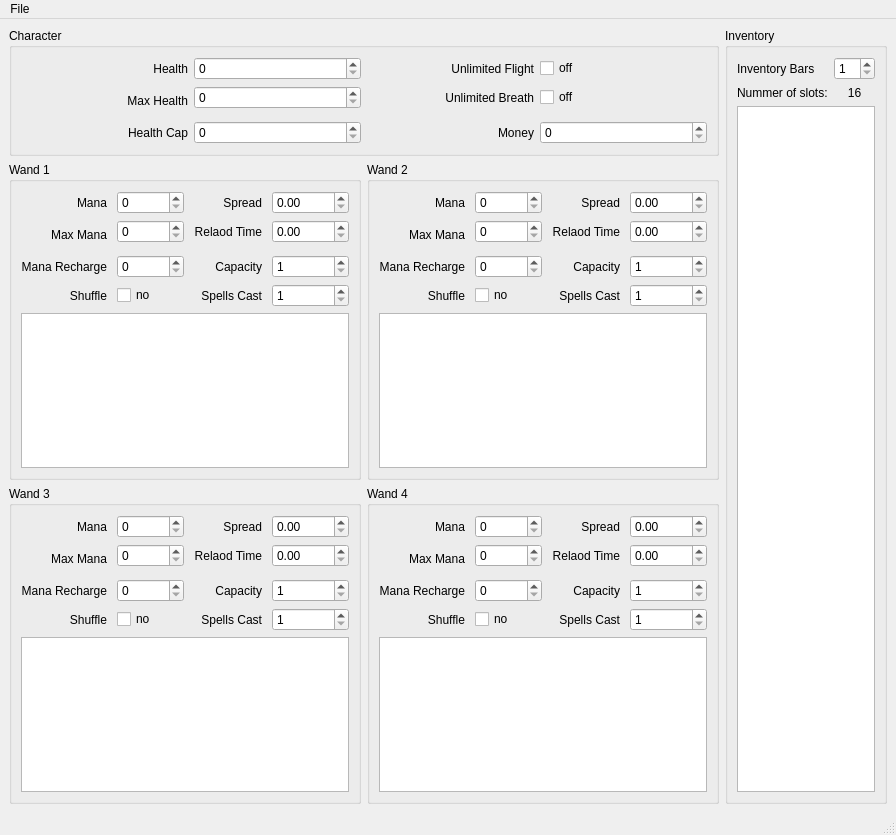
<?xml version="1.0" encoding="UTF-8"?>
<ui version="4.0">
 <class>MainWindow</class>
 <widget class="QMainWindow" name="MainWindow">
  <property name="geometry">
   <rect>
    <x>0</x>
    <y>0</y>
    <width>864</width>
    <height>835</height>
   </rect>
  </property>
  <property name="windowTitle">
   <string>Noita Save-Editor</string>
  </property>
  <widget class="QWidget" name="centralwidget">
   <layout class="QHBoxLayout" name="horizontalLayout">
    <item>
     <layout class="QVBoxLayout" name="verticalLayout_7">
      <item>
       <widget class="QGroupBox" name="groupBox">
        <property name="title">
         <string>Character</string>
        </property>
        <layout class="QVBoxLayout" name="verticalLayout">
         <item>
          <layout class="QGridLayout" name="gridLayout">
           <property name="leftMargin">
            <number>0</number>
           </property>
           <item row="1" column="0" rowspan="2">
            <widget class="QLabel" name="label_2">
             <property name="layoutDirection">
              <enum>Qt::LeftToRight</enum>
             </property>
             <property name="text">
              <string>Max Health</string>
             </property>
             <property name="alignment">
              <set>Qt::AlignRight|Qt::AlignTrailing|Qt::AlignVCenter</set>
             </property>
            </widget>
           </item>
           <item row="0" column="3">
            <widget class="QCheckBox" name="unlimited_flight_check">
             <property name="text">
              <string>off</string>
             </property>
            </widget>
           </item>
           <item row="3" column="0">
            <widget class="QLabel" name="label_3">
             <property name="layoutDirection">
              <enum>Qt::LeftToRight</enum>
             </property>
             <property name="text">
              <string>Health Cap</string>
             </property>
             <property name="alignment">
              <set>Qt::AlignRight|Qt::AlignTrailing|Qt::AlignVCenter</set>
             </property>
            </widget>
           </item>
           <item row="0" column="2">
            <widget class="QLabel" name="label_4">
             <property name="layoutDirection">
              <enum>Qt::LeftToRight</enum>
             </property>
             <property name="text">
              <string>Unlimited Flight</string>
             </property>
             <property name="alignment">
              <set>Qt::AlignRight|Qt::AlignTrailing|Qt::AlignVCenter</set>
             </property>
            </widget>
           </item>
           <item row="1" column="3">
            <widget class="QCheckBox" name="unlimited_breath_check">
             <property name="text">
              <string>off</string>
             </property>
            </widget>
           </item>
           <item row="0" column="0">
            <widget class="QLabel" name="label">
             <property name="layoutDirection">
              <enum>Qt::LeftToRight</enum>
             </property>
             <property name="text">
              <string>Health</string>
             </property>
             <property name="alignment">
              <set>Qt::AlignRight|Qt::AlignTrailing|Qt::AlignVCenter</set>
             </property>
            </widget>
           </item>
           <item row="3" column="2">
            <widget class="QLabel" name="label_6">
             <property name="layoutDirection">
              <enum>Qt::LeftToRight</enum>
             </property>
             <property name="text">
              <string>Money</string>
             </property>
             <property name="alignment">
              <set>Qt::AlignRight|Qt::AlignTrailing|Qt::AlignVCenter</set>
             </property>
            </widget>
           </item>
           <item row="1" column="2">
            <widget class="QLabel" name="label_5">
             <property name="layoutDirection">
              <enum>Qt::LeftToRight</enum>
             </property>
             <property name="text">
              <string>Unlimited Breath</string>
             </property>
             <property name="alignment">
              <set>Qt::AlignRight|Qt::AlignTrailing|Qt::AlignVCenter</set>
             </property>
            </widget>
           </item>
           <item row="0" column="1">
            <widget class="QSpinBox" name="health_edit">
             <property name="frame">
              <bool>true</bool>
             </property>
             <property name="maximum">
              <number>999999999</number>
             </property>
             <property name="singleStep">
              <number>10</number>
             </property>
            </widget>
           </item>
           <item row="1" column="1">
            <widget class="QSpinBox" name="max_health_edit">
             <property name="maximum">
              <number>999999999</number>
             </property>
             <property name="singleStep">
              <number>10</number>
             </property>
            </widget>
           </item>
           <item row="3" column="1">
            <widget class="QSpinBox" name="health_cap_edit">
             <property name="buttonSymbols">
              <enum>QAbstractSpinBox::UpDownArrows</enum>
             </property>
             <property name="maximum">
              <number>999999999</number>
             </property>
             <property name="singleStep">
              <number>10</number>
             </property>
            </widget>
           </item>
           <item row="3" column="3">
            <widget class="QSpinBox" name="money_edit">
             <property name="maximum">
              <number>999999999</number>
             </property>
             <property name="singleStep">
              <number>100</number>
             </property>
            </widget>
           </item>
          </layout>
         </item>
        </layout>
       </widget>
      </item>
      <item>
       <layout class="QGridLayout" name="gridLayout_6">
        <item row="1" column="1">
         <widget class="QGroupBox" name="wand_4_group_box">
          <property name="title">
           <string>Wand 4</string>
          </property>
          <layout class="QVBoxLayout" name="verticalLayout_6">
           <item>
            <layout class="QGridLayout" name="gridLayout_5">
             <property name="horizontalSpacing">
              <number>10</number>
             </property>
             <item row="3" column="2">
              <widget class="QLabel" name="label_31">
               <property name="text">
                <string>Capacity</string>
               </property>
               <property name="alignment">
                <set>Qt::AlignRight|Qt::AlignTrailing|Qt::AlignVCenter</set>
               </property>
              </widget>
             </item>
             <item row="1" column="3">
              <widget class="QDoubleSpinBox" name="wand_4_reload_time_edit">
               <property name="maximum">
                <double>36000.000000000000000</double>
               </property>
              </widget>
             </item>
             <item row="0" column="2">
              <widget class="QLabel" name="label_32">
               <property name="text">
                <string>Spread</string>
               </property>
               <property name="alignment">
                <set>Qt::AlignRight|Qt::AlignTrailing|Qt::AlignVCenter</set>
               </property>
              </widget>
             </item>
             <item row="1" column="2">
              <widget class="QLabel" name="label_33">
               <property name="text">
                <string>Relaod Time</string>
               </property>
               <property name="alignment">
                <set>Qt::AlignRight|Qt::AlignTrailing|Qt::AlignVCenter</set>
               </property>
              </widget>
             </item>
             <item row="0" column="0">
              <widget class="QLabel" name="label_34">
               <property name="text">
                <string>Mana</string>
               </property>
               <property name="alignment">
                <set>Qt::AlignRight|Qt::AlignTrailing|Qt::AlignVCenter</set>
               </property>
              </widget>
             </item>
             <item row="1" column="0" rowspan="2">
              <widget class="QLabel" name="label_35">
               <property name="text">
                <string>Max Mana</string>
               </property>
               <property name="alignment">
                <set>Qt::AlignRight|Qt::AlignTrailing|Qt::AlignVCenter</set>
               </property>
              </widget>
             </item>
             <item row="3" column="0">
              <widget class="QLabel" name="label_36">
               <property name="text">
                <string>Mana Recharge</string>
               </property>
               <property name="alignment">
                <set>Qt::AlignRight|Qt::AlignTrailing|Qt::AlignVCenter</set>
               </property>
              </widget>
             </item>
             <item row="0" column="3">
              <widget class="QDoubleSpinBox" name="wand_4_spread_edit">
               <property name="maximum">
                <double>1800.000000000000000</double>
               </property>
              </widget>
             </item>
             <item row="4" column="0">
              <widget class="QLabel" name="label_37">
               <property name="text">
                <string>Shuffle</string>
               </property>
               <property name="alignment">
                <set>Qt::AlignRight|Qt::AlignTrailing|Qt::AlignVCenter</set>
               </property>
              </widget>
             </item>
             <item row="4" column="1">
              <widget class="QCheckBox" name="wand_4_shuffle_check">
               <property name="text">
                <string>no</string>
               </property>
              </widget>
             </item>
             <item row="4" column="2">
              <widget class="QLabel" name="label_38">
               <property name="text">
                <string>Spells Cast</string>
               </property>
               <property name="alignment">
                <set>Qt::AlignRight|Qt::AlignTrailing|Qt::AlignVCenter</set>
               </property>
              </widget>
             </item>
             <item row="4" column="3">
              <widget class="QSpinBox" name="wand_4_spells_cast_edit">
               <property name="minimum">
                <number>1</number>
               </property>
               <property name="maximum">
                <number>30</number>
               </property>
              </widget>
             </item>
             <item row="3" column="3">
              <widget class="QSpinBox" name="wand_4_capacity_edit">
               <property name="minimum">
                <number>1</number>
               </property>
               <property name="maximum">
                <number>30</number>
               </property>
              </widget>
             </item>
             <item row="0" column="1">
              <widget class="QSpinBox" name="wand_4_mana_edit">
               <property name="maximum">
                <number>999999999</number>
               </property>
               <property name="singleStep">
                <number>10</number>
               </property>
              </widget>
             </item>
             <item row="1" column="1">
              <widget class="QSpinBox" name="wand_4_max_mana_edit">
               <property name="maximum">
                <number>999999999</number>
               </property>
               <property name="singleStep">
                <number>10</number>
               </property>
              </widget>
             </item>
             <item row="3" column="1">
              <widget class="QSpinBox" name="wand_4_mana_recharge_edit">
               <property name="maximum">
                <number>999999999</number>
               </property>
               <property name="singleStep">
                <number>10</number>
               </property>
              </widget>
             </item>
            </layout>
           </item>
           <item>
            <widget class="QListWidget" name="wand_4_inventory_list"/>
           </item>
          </layout>
         </widget>
        </item>
        <item row="1" column="0">
         <widget class="QGroupBox" name="wand_3_group_box">
          <property name="title">
           <string>Wand 3</string>
          </property>
          <layout class="QVBoxLayout" name="verticalLayout_3">
           <item>
            <layout class="QGridLayout" name="gridLayout_3">
             <property name="horizontalSpacing">
              <number>10</number>
             </property>
             <item row="3" column="2">
              <widget class="QLabel" name="label_15">
               <property name="text">
                <string>Capacity</string>
               </property>
               <property name="alignment">
                <set>Qt::AlignRight|Qt::AlignTrailing|Qt::AlignVCenter</set>
               </property>
              </widget>
             </item>
             <item row="1" column="3">
              <widget class="QDoubleSpinBox" name="wand_3_reload_time_edit">
               <property name="maximum">
                <double>36000.000000000000000</double>
               </property>
              </widget>
             </item>
             <item row="0" column="2">
              <widget class="QLabel" name="label_16">
               <property name="text">
                <string>Spread</string>
               </property>
               <property name="alignment">
                <set>Qt::AlignRight|Qt::AlignTrailing|Qt::AlignVCenter</set>
               </property>
              </widget>
             </item>
             <item row="1" column="2">
              <widget class="QLabel" name="label_17">
               <property name="text">
                <string>Relaod Time</string>
               </property>
               <property name="alignment">
                <set>Qt::AlignRight|Qt::AlignTrailing|Qt::AlignVCenter</set>
               </property>
              </widget>
             </item>
             <item row="0" column="0">
              <widget class="QLabel" name="label_18">
               <property name="text">
                <string>Mana</string>
               </property>
               <property name="alignment">
                <set>Qt::AlignRight|Qt::AlignTrailing|Qt::AlignVCenter</set>
               </property>
              </widget>
             </item>
             <item row="1" column="0" rowspan="2">
              <widget class="QLabel" name="label_19">
               <property name="text">
                <string>Max Mana</string>
               </property>
               <property name="alignment">
                <set>Qt::AlignRight|Qt::AlignTrailing|Qt::AlignVCenter</set>
               </property>
              </widget>
             </item>
             <item row="3" column="0">
              <widget class="QLabel" name="label_20">
               <property name="text">
                <string>Mana Recharge</string>
               </property>
               <property name="alignment">
                <set>Qt::AlignRight|Qt::AlignTrailing|Qt::AlignVCenter</set>
               </property>
              </widget>
             </item>
             <item row="0" column="3">
              <widget class="QDoubleSpinBox" name="wand_3_spread_edit">
               <property name="maximum">
                <double>1800.000000000000000</double>
               </property>
              </widget>
             </item>
             <item row="4" column="0">
              <widget class="QLabel" name="label_21">
               <property name="text">
                <string>Shuffle</string>
               </property>
               <property name="alignment">
                <set>Qt::AlignRight|Qt::AlignTrailing|Qt::AlignVCenter</set>
               </property>
              </widget>
             </item>
             <item row="4" column="1">
              <widget class="QCheckBox" name="wand_3_shuffle_check">
               <property name="text">
                <string>no</string>
               </property>
              </widget>
             </item>
             <item row="4" column="2">
              <widget class="QLabel" name="label_22">
               <property name="text">
                <string>Spells Cast</string>
               </property>
               <property name="alignment">
                <set>Qt::AlignRight|Qt::AlignTrailing|Qt::AlignVCenter</set>
               </property>
              </widget>
             </item>
             <item row="4" column="3">
              <widget class="QSpinBox" name="wand_3_spells_cast_edit">
               <property name="minimum">
                <number>1</number>
               </property>
               <property name="maximum">
                <number>30</number>
               </property>
              </widget>
             </item>
             <item row="3" column="3">
              <widget class="QSpinBox" name="wand_3_capacity_edit">
               <property name="minimum">
                <number>1</number>
               </property>
               <property name="maximum">
                <number>30</number>
               </property>
              </widget>
             </item>
             <item row="0" column="1">
              <widget class="QSpinBox" name="wand_3_mana_edit">
               <property name="maximum">
                <number>999999999</number>
               </property>
               <property name="singleStep">
                <number>10</number>
               </property>
              </widget>
             </item>
             <item row="1" column="1">
              <widget class="QSpinBox" name="wand_3_max_mana_edit">
               <property name="maximum">
                <number>999999999</number>
               </property>
               <property name="singleStep">
                <number>10</number>
               </property>
              </widget>
             </item>
             <item row="3" column="1">
              <widget class="QSpinBox" name="wand_3_mana_recharge_edit">
               <property name="maximum">
                <number>999999999</number>
               </property>
               <property name="singleStep">
                <number>10</number>
               </property>
              </widget>
             </item>
            </layout>
           </item>
           <item>
            <widget class="QListWidget" name="wand_3_inventory_list"/>
           </item>
          </layout>
         </widget>
        </item>
        <item row="0" column="0">
         <widget class="QGroupBox" name="wand_1_group_box">
          <property name="title">
           <string>Wand 1</string>
          </property>
          <layout class="QVBoxLayout" name="verticalLayout_5">
           <item>
            <layout class="QGridLayout" name="gridLayout_4">
             <property name="horizontalSpacing">
              <number>10</number>
             </property>
             <property name="verticalSpacing">
              <number>6</number>
             </property>
             <item row="3" column="2">
              <widget class="QLabel" name="label_23">
               <property name="text">
                <string>Capacity</string>
               </property>
               <property name="alignment">
                <set>Qt::AlignRight|Qt::AlignTrailing|Qt::AlignVCenter</set>
               </property>
              </widget>
             </item>
             <item row="1" column="3">
              <widget class="QDoubleSpinBox" name="wand_1_reload_time_edit">
               <property name="maximum">
                <double>36000.000000000000000</double>
               </property>
              </widget>
             </item>
             <item row="0" column="2">
              <widget class="QLabel" name="label_24">
               <property name="text">
                <string>Spread</string>
               </property>
               <property name="alignment">
                <set>Qt::AlignRight|Qt::AlignTrailing|Qt::AlignVCenter</set>
               </property>
              </widget>
             </item>
             <item row="1" column="2">
              <widget class="QLabel" name="label_25">
               <property name="text">
                <string>Relaod Time</string>
               </property>
               <property name="alignment">
                <set>Qt::AlignRight|Qt::AlignTrailing|Qt::AlignVCenter</set>
               </property>
              </widget>
             </item>
             <item row="0" column="0">
              <widget class="QLabel" name="label_26">
               <property name="text">
                <string>Mana</string>
               </property>
               <property name="alignment">
                <set>Qt::AlignRight|Qt::AlignTrailing|Qt::AlignVCenter</set>
               </property>
              </widget>
             </item>
             <item row="1" column="0" rowspan="2">
              <widget class="QLabel" name="label_27">
               <property name="text">
                <string>Max Mana</string>
               </property>
               <property name="alignment">
                <set>Qt::AlignRight|Qt::AlignTrailing|Qt::AlignVCenter</set>
               </property>
              </widget>
             </item>
             <item row="3" column="0">
              <widget class="QLabel" name="label_28">
               <property name="text">
                <string>Mana Recharge</string>
               </property>
               <property name="alignment">
                <set>Qt::AlignRight|Qt::AlignTrailing|Qt::AlignVCenter</set>
               </property>
              </widget>
             </item>
             <item row="0" column="3">
              <widget class="QDoubleSpinBox" name="wand_1_spread_edit">
               <property name="maximum">
                <double>1800.000000000000000</double>
               </property>
              </widget>
             </item>
             <item row="4" column="0">
              <widget class="QLabel" name="label_29">
               <property name="text">
                <string>Shuffle</string>
               </property>
               <property name="alignment">
                <set>Qt::AlignRight|Qt::AlignTrailing|Qt::AlignVCenter</set>
               </property>
              </widget>
             </item>
             <item row="4" column="1">
              <widget class="QCheckBox" name="wand_1_shuffle_check">
               <property name="text">
                <string>no</string>
               </property>
              </widget>
             </item>
             <item row="4" column="2">
              <widget class="QLabel" name="label_30">
               <property name="text">
                <string>Spells Cast</string>
               </property>
               <property name="alignment">
                <set>Qt::AlignRight|Qt::AlignTrailing|Qt::AlignVCenter</set>
               </property>
              </widget>
             </item>
             <item row="4" column="3">
              <widget class="QSpinBox" name="wand_1_spells_cast_edit">
               <property name="minimum">
                <number>1</number>
               </property>
               <property name="maximum">
                <number>30</number>
               </property>
              </widget>
             </item>
             <item row="3" column="3">
              <widget class="QSpinBox" name="wand_1_capacity_edit">
               <property name="minimum">
                <number>1</number>
               </property>
               <property name="maximum">
                <number>30</number>
               </property>
              </widget>
             </item>
             <item row="0" column="1">
              <widget class="QSpinBox" name="wand_1_mana_edit">
               <property name="maximum">
                <number>999999999</number>
               </property>
               <property name="singleStep">
                <number>10</number>
               </property>
              </widget>
             </item>
             <item row="1" column="1">
              <widget class="QSpinBox" name="wand_1_max_mana_edit">
               <property name="maximum">
                <number>999999999</number>
               </property>
               <property name="singleStep">
                <number>10</number>
               </property>
              </widget>
             </item>
             <item row="3" column="1">
              <widget class="QSpinBox" name="wand_1_mana_recharge_edit">
               <property name="maximum">
                <number>999999999</number>
               </property>
               <property name="singleStep">
                <number>10</number>
               </property>
              </widget>
             </item>
            </layout>
           </item>
           <item>
            <widget class="QListWidget" name="wand_1_inventory_list"/>
           </item>
          </layout>
         </widget>
        </item>
        <item row="0" column="1">
         <widget class="QGroupBox" name="wand_2_group_box">
          <property name="title">
           <string>Wand 2</string>
          </property>
          <layout class="QVBoxLayout" name="verticalLayout_2">
           <item>
            <layout class="QGridLayout" name="gridLayout_2">
             <property name="horizontalSpacing">
              <number>10</number>
             </property>
             <item row="3" column="2">
              <widget class="QLabel" name="label_12">
               <property name="text">
                <string>Capacity</string>
               </property>
               <property name="alignment">
                <set>Qt::AlignRight|Qt::AlignTrailing|Qt::AlignVCenter</set>
               </property>
              </widget>
             </item>
             <item row="1" column="3">
              <widget class="QDoubleSpinBox" name="wand_2_reload_time_edit">
               <property name="maximum">
                <double>36000.000000000000000</double>
               </property>
              </widget>
             </item>
             <item row="0" column="2">
              <widget class="QLabel" name="label_8">
               <property name="text">
                <string>Spread</string>
               </property>
               <property name="alignment">
                <set>Qt::AlignRight|Qt::AlignTrailing|Qt::AlignVCenter</set>
               </property>
              </widget>
             </item>
             <item row="1" column="2">
              <widget class="QLabel" name="label_10">
               <property name="text">
                <string>Relaod Time</string>
               </property>
               <property name="alignment">
                <set>Qt::AlignRight|Qt::AlignTrailing|Qt::AlignVCenter</set>
               </property>
              </widget>
             </item>
             <item row="0" column="0">
              <widget class="QLabel" name="label_7">
               <property name="text">
                <string>Mana</string>
               </property>
               <property name="alignment">
                <set>Qt::AlignRight|Qt::AlignTrailing|Qt::AlignVCenter</set>
               </property>
              </widget>
             </item>
             <item row="1" column="0" rowspan="2">
              <widget class="QLabel" name="label_9">
               <property name="text">
                <string>Max Mana</string>
               </property>
               <property name="alignment">
                <set>Qt::AlignRight|Qt::AlignTrailing|Qt::AlignVCenter</set>
               </property>
              </widget>
             </item>
             <item row="3" column="0">
              <widget class="QLabel" name="label_11">
               <property name="text">
                <string>Mana Recharge</string>
               </property>
               <property name="alignment">
                <set>Qt::AlignRight|Qt::AlignTrailing|Qt::AlignVCenter</set>
               </property>
              </widget>
             </item>
             <item row="0" column="3">
              <widget class="QDoubleSpinBox" name="wand_2_spread_edit">
               <property name="maximum">
                <double>1800.000000000000000</double>
               </property>
              </widget>
             </item>
             <item row="4" column="0">
              <widget class="QLabel" name="label_13">
               <property name="text">
                <string>Shuffle</string>
               </property>
               <property name="alignment">
                <set>Qt::AlignRight|Qt::AlignTrailing|Qt::AlignVCenter</set>
               </property>
              </widget>
             </item>
             <item row="4" column="1">
              <widget class="QCheckBox" name="wand_2_shuffle_check">
               <property name="text">
                <string>no</string>
               </property>
              </widget>
             </item>
             <item row="4" column="2">
              <widget class="QLabel" name="label_14">
               <property name="text">
                <string>Spells Cast</string>
               </property>
               <property name="alignment">
                <set>Qt::AlignRight|Qt::AlignTrailing|Qt::AlignVCenter</set>
               </property>
              </widget>
             </item>
             <item row="4" column="3">
              <widget class="QSpinBox" name="wand_2_spells_cast_edit">
               <property name="minimum">
                <number>1</number>
               </property>
               <property name="maximum">
                <number>30</number>
               </property>
              </widget>
             </item>
             <item row="3" column="3">
              <widget class="QSpinBox" name="wand_2_capacity_edit">
               <property name="minimum">
                <number>1</number>
               </property>
               <property name="maximum">
                <number>30</number>
               </property>
              </widget>
             </item>
             <item row="0" column="1">
              <widget class="QSpinBox" name="wand_2_mana_edit">
               <property name="maximum">
                <number>999999999</number>
               </property>
               <property name="singleStep">
                <number>10</number>
               </property>
              </widget>
             </item>
             <item row="1" column="1">
              <widget class="QSpinBox" name="wand_2_max_mana_edit">
               <property name="maximum">
                <number>999999999</number>
               </property>
               <property name="singleStep">
                <number>10</number>
               </property>
              </widget>
             </item>
             <item row="3" column="1">
              <widget class="QSpinBox" name="wand_2_mana_recharge_edit">
               <property name="maximum">
                <number>999999999</number>
               </property>
               <property name="singleStep">
                <number>10</number>
               </property>
              </widget>
             </item>
            </layout>
           </item>
           <item>
            <widget class="QListWidget" name="wand_2_inventory_list"/>
           </item>
          </layout>
         </widget>
        </item>
       </layout>
      </item>
     </layout>
    </item>
    <item>
     <widget class="QGroupBox" name="groupBox_2">
      <property name="title">
       <string>Inventory</string>
      </property>
      <layout class="QVBoxLayout" name="verticalLayout_8">
       <item>
        <layout class="QVBoxLayout" name="verticalLayout_4">
         <item>
          <layout class="QFormLayout" name="formLayout">
           <item row="0" column="0">
            <widget class="QLabel" name="label_39">
             <property name="text">
              <string>Inventory Bars</string>
             </property>
            </widget>
           </item>
           <item row="0" column="1">
            <widget class="QSpinBox" name="inventory_bars_edit">
             <property name="minimum">
              <number>1</number>
             </property>
             <property name="maximum">
              <number>16</number>
             </property>
            </widget>
           </item>
           <item row="1" column="0">
            <widget class="QLabel" name="label_40">
             <property name="text">
              <string>Nummer of slots:</string>
             </property>
            </widget>
           </item>
           <item row="1" column="1">
            <widget class="QLabel" name="inventory_use_label">
             <property name="text">
              <string>16</string>
             </property>
             <property name="alignment">
              <set>Qt::AlignCenter</set>
             </property>
            </widget>
           </item>
          </layout>
         </item>
         <item>
          <widget class="QListWidget" name="inventory_list"/>
         </item>
        </layout>
       </item>
      </layout>
     </widget>
    </item>
   </layout>
  </widget>
  <widget class="QMenuBar" name="menubar">
   <property name="geometry">
    <rect>
     <x>0</x>
     <y>0</y>
     <width>864</width>
     <height>22</height>
    </rect>
   </property>
   <widget class="QMenu" name="menuFile">
    <property name="title">
     <string>File</string>
    </property>
    <addaction name="action_quick_load"/>
    <addaction name="action_open"/>
    <addaction name="action_save"/>
    <addaction name="action_export_inventory"/>
    <addaction name="action_import_inventory"/>
    <addaction name="separator"/>
    <addaction name="action_quit"/>
   </widget>
   <addaction name="menuFile"/>
  </widget>
  <widget class="QStatusBar" name="statusbar"/>
  <action name="action_open">
   <property name="text">
    <string>Open...</string>
   </property>
   <property name="toolTip">
    <string>Choose a Noita savegame to load</string>
   </property>
   <property name="shortcut">
    <string>Ctrl+O</string>
   </property>
  </action>
  <action name="action_save">
   <property name="enabled">
    <bool>false</bool>
   </property>
   <property name="text">
    <string>Save</string>
   </property>
   <property name="toolTip">
    <string>Save current file</string>
   </property>
   <property name="shortcut">
    <string>Ctrl+S</string>
   </property>
  </action>
  <action name="action_export_inventory">
   <property name="enabled">
    <bool>false</bool>
   </property>
   <property name="text">
    <string>Export...</string>
   </property>
   <property name="toolTip">
    <string>Export current inventory and wands to file</string>
   </property>
   <property name="shortcut">
    <string>Ctrl+E</string>
   </property>
  </action>
  <action name="action_import_inventory">
   <property name="enabled">
    <bool>false</bool>
   </property>
   <property name="text">
    <string>Import...</string>
   </property>
   <property name="toolTip">
    <string>Import a currently exported and inventory with wands</string>
   </property>
   <property name="shortcut">
    <string>Ctrl+I</string>
   </property>
  </action>
  <action name="action_quit">
   <property name="text">
    <string>Quit</string>
   </property>
   <property name="shortcut">
    <string>Ctrl+Q</string>
   </property>
  </action>
  <action name="action_quick_load">
   <property name="text">
    <string>Load</string>
   </property>
   <property name="toolTip">
    <string>Automatically looks for the save fille of the current and opens it, if possible.</string>
   </property>
   <property name="shortcut">
    <string>Ctrl+L</string>
   </property>
  </action>
 </widget>
 <resources/>
 <connections/>
</ui>
